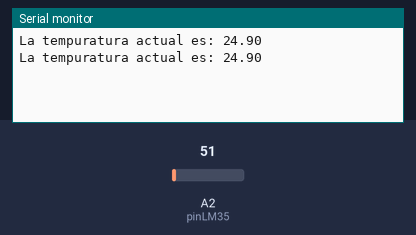
This sketch was run on a simulated Arduino Uno, built with avr-gcc and run on an emulated ATmega328P. On the bench: the last lines printed to the serial monitor. The inputs (shaded band) are chosen by the test bench; at power-on: A2 (pinLM35) = 51.

Above: at 5.8 s.
5.9 s: A2 (pinLM35) set to 61
At 10.4 s:
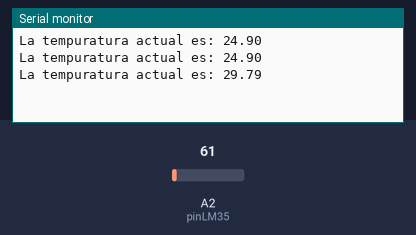
11.9 s: A2 (pinLM35) set to 71
At 15.5 s:
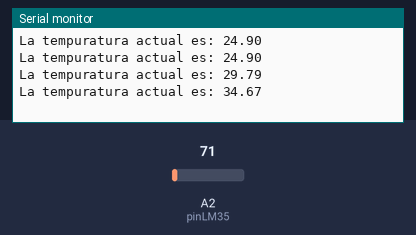
Timing chart, 0 to 17.0 s (numbered marks = the images above; inputs shaded):
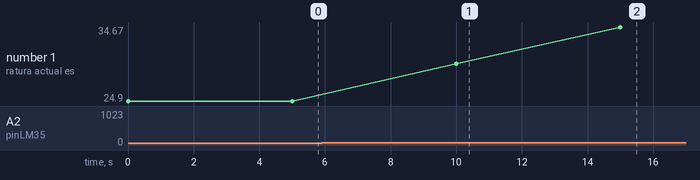

Measured:
- after the input at 5.9 s, the serial monitor: prints a new line after 4.1 s (image 1)
- after the input at 11.9 s, the serial monitor: prints a new line after 3.1 s (image 2)
- plotted number 1: 24.9 → 29.79 after the input at 5.9 s, 29.79 → 34.67 after the input at 11.9 s

The sketch:

Sensor_temperatura_LM35.ino
```cpp
float valorsensor;
int pinLM35 = 2;

void setup() {
  // put your setup code here, to run once:
  Serial.begin(9600);
}

void loop() {
  // put your main code here, to run repeatedly:
  valorsensor=analogRead(pinLM35);
  valorsensor=(5.0*valorsensor*100.0)/1024.0;

  Serial.print("La tempuratura actual es: ");
  Serial.println(valorsensor);
  delay(5000);
}
```
